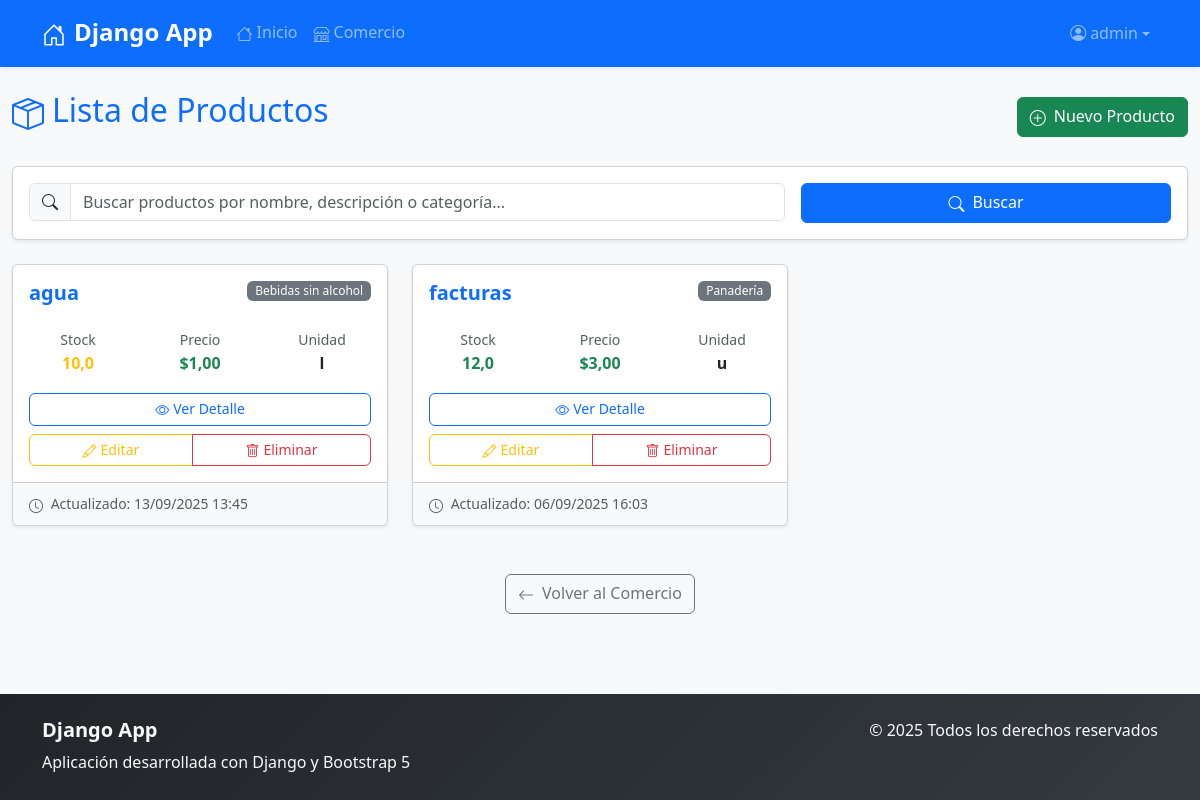
Screenshot of /comercio/producto/list (signed in) with the database file from the repository.
### comercio/models.py (models this page shows, shortened)
class Producto(models.Model):
    producto_categoria = models.ForeignKey(
        ProductoCategoria,
        on_delete=models.SET_NULL,
        null=True,
        blank=True,
        verbose_name="categoría",
    )
    nombre = models.CharField(max_length=100)
    descripcion = models.TextField(verbose_name="descripción", blank=True, null=True)
    unidad_medida = models.CharField(max_length=50)
    stock = models.FloatField()
    precio = models.DecimalField(max_digits=10, decimal_places=2)
    updated_at = models.DateTimeField(editable=False, auto_now=True)
    class Meta:
        verbose_name = "Producto"
        verbose_name_plural = "Productos"
        unique_together = ("producto_categoria", "nombre")

class ProductoCategoria(models.Model):
    nombre = models.CharField(max_length=100, unique=True)
    descripcion = models.TextField(verbose_name="descripción", blank=True, null=True)
    def __str__(self) -> str:
        return self.nombre
    class Meta:
        verbose_name = "Categoría de Producto"
        verbose_name_plural = "Categorías de Productos"

### comercio/views/producto_crud.py (the view)
class ProductoCatergoriaList(ListView):
    model = Producto
    template_name = "comercio/producto/producto_list.html"
    def get_queryset(self) -> QuerySet[Any]:
        queryset = super().get_queryset()
        buscar = self.request.GET.get("consulta")
        if buscar:
            queryset = Producto.objects.filter(nombre__icontains=buscar)
        else:
            queryset = Producto.objects.all()
        return queryset

### comercio/templates/comercio/producto/producto_list.html (shortened to what this page needs)
{% extends 'core/base.html' %}
{% block content %}
<div class="row mb-4">
    <div class="col-12">
        <div class="d-flex justify-content-between align-items-center">
            <h1 class="h2 text-primary">
                <i class="bi bi-box-seam me-2"></i>Lista de Productos
            </h1>
            <a href="{% url 'comercio:producto_create' %}" class="btn btn-success">
                <i class="bi bi-plus-circle me-2"></i>Nuevo Producto
            </a>
        </div>
    </div>
</div>
<div class="row mb-4">
    <div class="col-12">
        <div class="card">
            <div class="card-body">
                <form action="{% url 'comercio:producto_list' %}" method="get" class="row g-3">
                    <div class="col-md-8">
                        <div class="input-group">
                            <span class="input-group-text">
                                <i class="bi bi-search"></i>
                            </span>
                            <input type="text"
                                   name="consulta"
                                   class="form-control"
                                   placeholder="Buscar productos por nombre, descripción o categoría..."
                                   value="{{ request.GET.consulta|default:'' }}">
                        </div>
                    </div>
                    <div class="col-md-4">
                        <div class="d-grid">
                            <button type="submit" class="btn btn-primary">
                                <i class="bi bi-search me-2"></i>Buscar
                            </button>
                        </div>
                    </div>
                </form>
            </div>
        </div>
    </div>
</div>
<div class="row">
    {% if object_list %}
        {% for object in object_list %}
            <div class="col-lg-4 col-md-6 mb-4">
                <div class="card h-100 shadow-sm">
                    <div class="card-body">
                        <div class="d-flex justify-content-between align-items-start mb-3">
                            <h5 class="card-title text-primary">{{ object.nombre }}</h5>
                            <span class="badge bg-secondary">{{ object.producto_categoria }}</span>
                        </div>
                        <div class="row text-center mb-3">
                            <div class="col-4">
                                <small class="text-muted d-block">Stock</small>
                                <strong class="text-{% if object.stock > 10 %}success{% elif object.stock > 0 %}warning{% else %}danger{% endif %}">
                                    {{ object.stock }}
                                </strong>
                            </div>
                            <div class="col-4">
                                <small class="text-muted d-block">Precio</small>
                                <strong class="text-success">${{ object.precio }}</strong>
                            </div>
                            <div class="col-4">
                                <small class="text-muted d-block">Unidad</small>
                                <strong>{{ object.unidad_medida }}</strong>
                            </div>
                        </div>
                        <div class="d-grid gap-2">
                            <a href="{% url 'comercio:producto_detail' object.id %}" class="btn btn-outline-primary btn-sm">
                                <i class="bi bi-eye me-1"></i>Ver Detalle
                            </a>
                            <div class="btn-group" role="group">
                                <a href="{% url 'comercio:producto_update' object.id %}" class="btn btn-outline-warning btn-sm">
                                    <i class="bi bi-pencil me-1"></i>Editar
                                </a>
                                <a href="{% url 'comercio:producto_delete' object.id %}" class="btn btn-outline-danger btn-sm">
                                    <i class="bi bi-trash me-1"></i>Eliminar
                                </a>
                            </div>
                        </div>
                    </div>
                    <div class="card-footer bg-light">
                        <small class="text-muted">
                            <i class="bi bi-clock me-1"></i>
                            Actualizado: {{ object.updated_at|date:"d/m/Y H:i" }}
                        </small>
                    </div>
                </div>
            </div>
        {% endfor %}
    {% endif %}
</div>
<div class="row mt-4">
    <div class="col-12 text-center">
        <a href="{% url 'comercio:index' %}" class="btn btn-outline-secondary">
            <i class="bi bi-arrow-left me-2"></i>Volver al Comercio
        </a>
    </div>
</div>
{% endblock content %}

### core/templates/core/base.html (shortened to what this page needs)
{% load static %}
<!DOCTYPE html>
<html lang="es">
<head>
    <link href="https://cdn.jsdelivr.net/npm/bootstrap@5.3.8/dist/css/bootstrap.min.css" rel="stylesheet">
    <link rel="stylesheet" href="https://cdn.jsdelivr.net/npm/bootstrap-icons@1.11.1/font/bootstrap-icons.css">
    <link rel="stylesheet" href="{% static 'css/style.css' %}">
</head>
<body class="d-flex flex-column min-vh-100 bg-light">
    {% include 'core/components/navbar.html' %}
    <main class="flex-grow-1">
        <div class="container-fluid py-4">
            {% block content %}
            {% endblock content %}
        </div>
    </main>
    <footer class="bg-dark text-light py-4 mt-auto">
        <div class="container">
            <div class="row">
                <div class="col-md-6">
                    <h5>Django App</h5>
                    <p class="mb-0">Aplicación desarrollada con Django y Bootstrap 5</p>
                </div>
                <div class="col-md-6 text-md-end">
                    <p class="mb-0">&copy; {% now "Y" %} Todos los derechos reservados</p>
                </div>
            </div>
        </div>
    </footer>
</body>
</html>

### core/templates/core/components/navbar.html (shortened to what this page needs)
<nav class="navbar navbar-expand-lg navbar-dark bg-primary shadow-sm">
    <div class="container">
        <a class="navbar-brand fw-bold" href="{% url 'core:index' %}">
            <i class="bi bi-house-door me-2"></i>Django App
        </a>
        <div class="collapse navbar-collapse" id="navbarNav">
            <ul class="navbar-nav me-auto">
                <li class="nav-item">
                    <a class="nav-link" href="{% url 'core:index' %}">
                        <i class="bi bi-house me-1"></i>Inicio
                    </a>
                </li>
                <li class="nav-item">
                    <a class="nav-link" href="{% url 'comercio:index' %}">
                        <i class="bi bi-shop me-1"></i>Comercio
                    </a>
                </li>
            </ul>
            <ul class="navbar-nav">
                {% if user.is_authenticated %}
                    <li class="nav-item dropdown">
                        <a class="nav-link dropdown-toggle d-flex align-items-center" href="#" id="navbarDropdown" role="button" data-bs-toggle="dropdown" aria-expanded="false">
                            <i class="bi bi-person-circle me-1"></i>{{ user.username }}
                        </a>
                    </li>
                {% else %}
                    <li class="nav-item">
                        <a class="nav-link" href="{% url 'core:login' %}">
                            <i class="bi bi-box-arrow-in-right me-1"></i>Iniciar Sesión
                        </a>
                    </li>
                {% endif %}
            </ul>
        </div>
    </div>
</nav>

### core/static/css/style.css (style rules this page uses)
:root { --primary-color: #0d6efd; --secondary-color: #6c757d; --success-color: #198754; --danger-color: #dc3545; --warning-color: #ffc107; --info-color: #0dcaf0; --light-color: #f8f9fa; --dark-color: #212529; --border-radius: 0.375rem; --box-shadow: 0 0.125rem 0.25rem rgba(0, 0, 0, 0.075); --box-shadow-lg: 0 1rem 3rem rgba(0, 0, 0, 0.175); }
body { font-family: 'Segoe UI', Tahoma, Geneva, Verdana, sans-serif; line-height: 1.6; color: var(--dark-color); }
h1, h2, h3, h4, h5, h6 { font-weight: 600; line-height: 1.2; }
.card { border-radius: var(--border-radius); box-shadow: var(--box-shadow); transition: all 0.3s ease; }
.btn { border-radius: var(--border-radius); font-weight: 500; transition: all 0.3s ease; }
.form-control, .form-select { border-radius: var(--border-radius); border: 1px solid #dee2e6; transition: all 0.3s ease; }
.navbar { box-shadow: var(--box-shadow); }
.navbar-brand { font-weight: 700; font-size: 1.5rem; }
.nav-link { font-weight: 500; transition: color 0.3s ease; }
.badge { font-weight: 500; border-radius: var(--border-radius); }
footer { background: linear-gradient(135deg, var(--dark-color) 0%, #343a40 100%); }
.bi { vertical-align: -0.125em; }

### rows the page displays
Producto: nombre "agua", producto_categoria "Bebidas sin alcohol", stock "10,0", precio "1,00", unidad_medida "l", updated_at "13/09/2025 13:45"
Producto: nombre "facturas", producto_categoria "Panadería", stock "12,0", precio "3,00", unidad_medida "u", updated_at "06/09/2025 16:03"

### other values shown
{{ user.username }} "admin"
